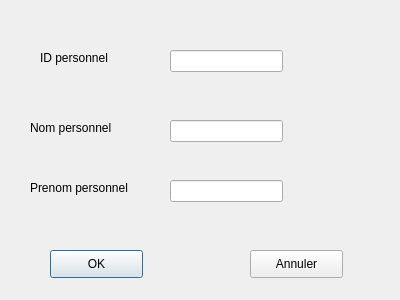
<?xml version="1.0" encoding="UTF-8"?>
<ui version="4.0">
 <class>Dialog4</class>
 <widget class="QDialog" name="Dialog4">
  <property name="geometry">
   <rect>
    <x>0</x>
    <y>0</y>
    <width>400</width>
    <height>300</height>
   </rect>
  </property>
  <property name="windowTitle">
   <string>Dialog</string>
  </property>
  <widget class="QLabel" name="label">
   <property name="geometry">
    <rect>
     <x>40</x>
     <y>50</y>
     <width>81</width>
     <height>16</height>
    </rect>
   </property>
   <property name="text">
    <string>ID personnel</string>
   </property>
  </widget>
  <widget class="QLabel" name="label_2">
   <property name="geometry">
    <rect>
     <x>30</x>
     <y>120</y>
     <width>101</width>
     <height>16</height>
    </rect>
   </property>
   <property name="text">
    <string>Nom personnel</string>
   </property>
  </widget>
  <widget class="QLabel" name="label_3">
   <property name="geometry">
    <rect>
     <x>30</x>
     <y>180</y>
     <width>121</width>
     <height>16</height>
    </rect>
   </property>
   <property name="text">
    <string>Prenom personnel</string>
   </property>
  </widget>
  <widget class="QLineEdit" name="lineEdit">
   <property name="geometry">
    <rect>
     <x>170</x>
     <y>50</y>
     <width>113</width>
     <height>22</height>
    </rect>
   </property>
  </widget>
  <widget class="QLineEdit" name="lineEdit_2">
   <property name="geometry">
    <rect>
     <x>170</x>
     <y>120</y>
     <width>113</width>
     <height>22</height>
    </rect>
   </property>
  </widget>
  <widget class="QLineEdit" name="lineEdit_3">
   <property name="geometry">
    <rect>
     <x>170</x>
     <y>180</y>
     <width>113</width>
     <height>22</height>
    </rect>
   </property>
  </widget>
  <widget class="QPushButton" name="pushButton">
   <property name="geometry">
    <rect>
     <x>50</x>
     <y>250</y>
     <width>93</width>
     <height>28</height>
    </rect>
   </property>
   <property name="text">
    <string>OK</string>
   </property>
  </widget>
  <widget class="QPushButton" name="pushButton_2">
   <property name="geometry">
    <rect>
     <x>250</x>
     <y>250</y>
     <width>93</width>
     <height>28</height>
    </rect>
   </property>
   <property name="text">
    <string>Annuler</string>
   </property>
  </widget>
 </widget>
 <resources/>
 <connections/>
</ui>
